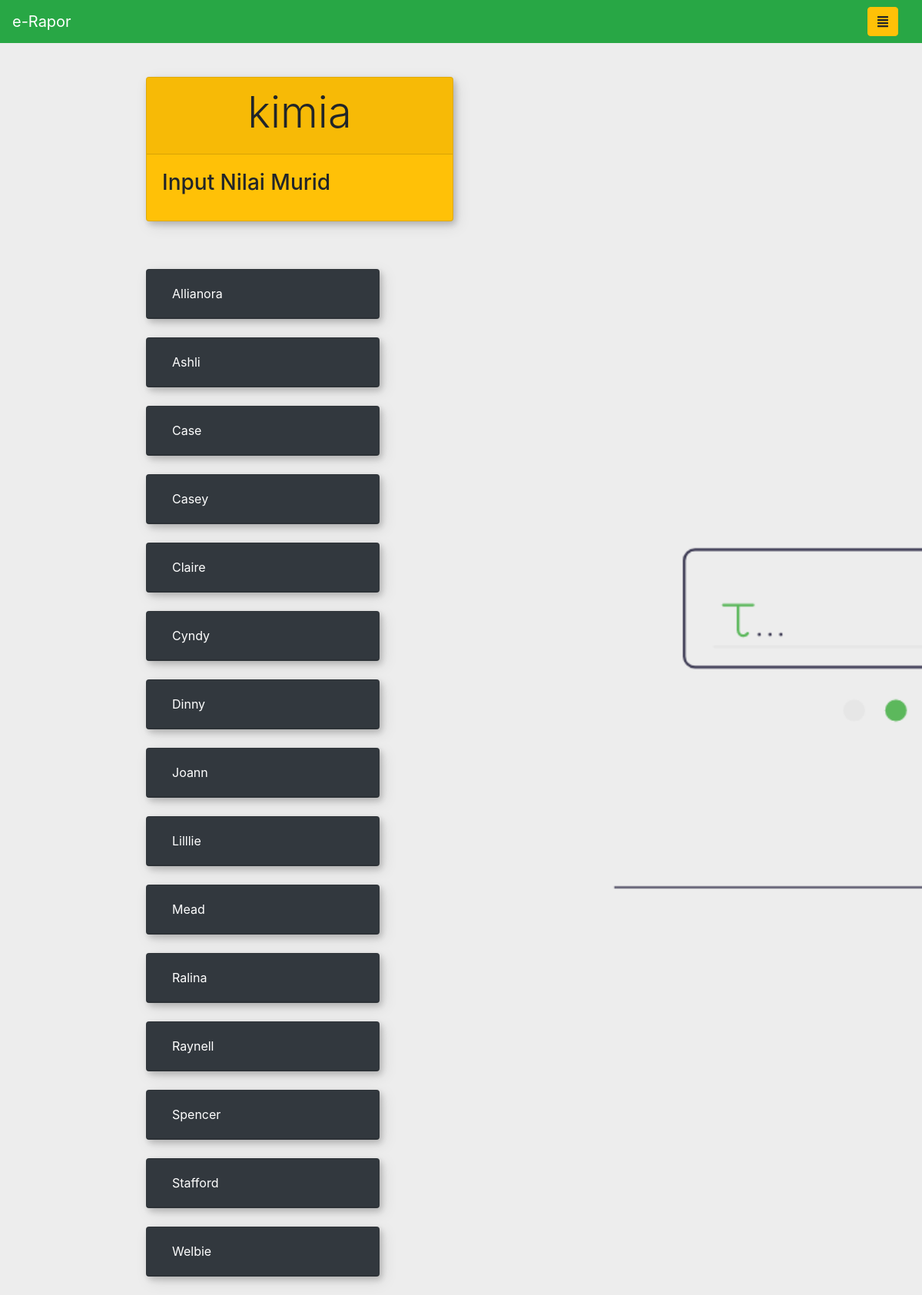
/guru/nilai.php?id=kimia (signed in), run on the app's committed database.
### tables this page shows
CREATE TABLE `users` (
  `id` int(11) NOT NULL,
  `role` int(11) NOT NULL,
  `email_user` varchar(25) NOT NULL,
  `nama_user` varchar(50) DEFAULT NULL,
  `username_user` varchar(25) DEFAULT NULL,
  `password_user` varchar(255) DEFAULT NULL
);

### guru/queryMurid.php (called while the page is built, shortened)
<?php
    function getMurid($idGuru){
        if(isset($_SESSION['id'])){
            $idGuru = $_SESSION['id'];
            include "../koneksi.php";
            $string = "select users.id, users.nama_user from users,kelas_siswa where users.id=kelas_siswa.siswa_id and kelas_siswa.guru_id=$idGuru order by users.nama_user";
            $query = mysqli_query($koneksi, $string);
            if(mysqli_num_rows($query)>0){
                return $query;
            }
        }
        return null;
    }
?>

### guru/nilai.php (the view, shortened to what this page needs)
<!DOCTYPE html>
<html lang="en">
<head>
    <link rel="stylesheet" href="https://stackpath.bootstrapcdn.com/bootstrap/4.3.1/css/bootstrap.min.css">
</head>
<body>
<div class="wrapper">
        <div id="content">
        <nav class="navbar fixed-top navbar-expand-lg navbar-dark bg-success">
        <a class="navbar-brand" href="index.php">e-Rapor</a>
                <div class="container-fluid d-grid gap-2 d-md-flex justify-content-md-end">
                    <button type="button" id="sidebarCollapse" class="btn btn-warning">
                        <i class="fas fa-align-justify"></i>
                    </button>
                </div>
            </nav>
        </div>
    </div>
    <?php
            $matkul = null;
            if(isset($_GET)){
                $matkul = $_GET['id'];
            }
    ?>
    <div class="container" id="judul">
        <div class="card text-black bg-warning mb-3" style="max-width: 25rem;">
        <div class="card-header">
        <h3 class="display-4 text-center"><?php echo $matkul;?></h3>
            </div>
            <div class="card-body">
            <h3 class="card-title ">Input Nilai Murid</h5>
            </div>
        </div>
    </div>
    <div class="container" id="panel">
    <div id="accordion">
        <?php
            include "./queryMurid.php";
            $res = getMurid($_SESSION['id']);
            while($name = mysqli_fetch_array($res)){
                ?>
                    <div class="card bg-dark" style="max-width: 19rem;">
                        <div class="card-header" id="headingOne">
                            <h5 class="mb-0">
                                <button class="btn collapsed text-white" data-toggle="collapse" data-target="#<?php echo $name[1];?>" aria-expanded="true" aria-controls="collapseOne">
                                    <?php echo $name[1];?>
                                </button>
                            </h5>
                        </div>
                    </div>
                    <br>
                <?php
            }
        ?>
    </div>
    </div>
</body>
</html>

### guru/nilai.php (style rules this page uses)
body { min-height: 75rem; background-color: rgb(232, 235, 238); background-image: url("../assets/bgnilai.png"); background-attachment: fixed; background-repeat: no-repeat; background-size: cover; background-position: center; }
.wrapper { display: inline-flex; align-items: stretch; position: relative; }
a, a:hover, a:focus { color: inherit; text-decoration: none; transition: all 0.3s; }
#judul { padding-left: 190px; padding-top: 100px; display: inline-table; position: absolute; }
#panel { padding-left: 190px; display: inline-block; padding-top: 350px; position: absolute; overflow: auto; }
.card { box-shadow: 3px 4px 8px rgba(0, 0, 0, 0.2), 5px 6px 20px rgba(0, 0, 0, 0.1); }

### data on the page
users: nama_user "Allianora"
users: nama_user "Ashli"
users: nama_user "Case"
users: nama_user "Casey"
users: nama_user "Claire"
users: nama_user "Cyndy"
users: nama_user "Dinny"
users: nama_user "Joann"
users: nama_user "Lilllie"
users: nama_user "Mead"
users: nama_user "Ralina"
users: nama_user "Raynell"
users: nama_user "Spencer"
users: nama_user "Stafford"
users: nama_user "Welbie"

### other printed values
$matkul "kimia"
